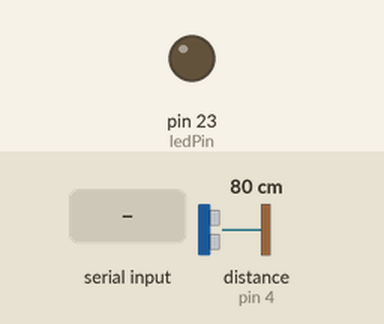
Recording of a sketch running on a simulated Arduino Mega 2560, built with avr-gcc and run on an emulated ATmega2560. On the bench: output pins drawn as LEDs (lit = HIGH). Wiring (inferred from the names in the program): ultrasonic range finder: trigger pin 2; echo pin 4. The inputs (shaded band) are chosen by the test bench; at power-on: distance to the obstacle (sensor on pin 4) 80 cm. The echo pulse lasts 58.3 µs per cm; pins used as bus, display or sensor lines are not drawn; what the sketch prints to the serial monitor is not drawn.

Above: at 1.2 s.
1.3 s: "on\n" received over Serial
At 2.0 s:
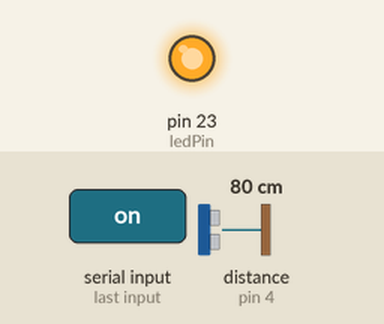
2.8 s: distance to the obstacle (sensor on pin 4) set to 9 cm
4.3 s: distance to the obstacle (sensor on pin 4) set to 6 cm
At 5.1 s:
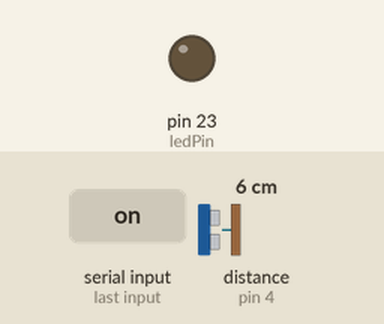
Timing chart, 0 to 7.3 s (numbered marks = the images above; inputs shaded):
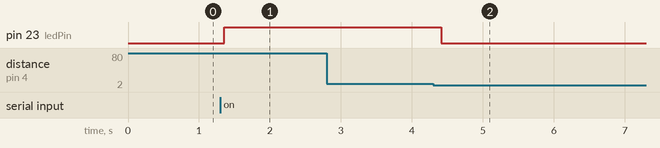

Measured:
- the behaviour switches between 8 and 7 cm on distance to the obstacle (sensor on pin 4) (found by bisection; images 1 and 2)
- after the input at 1.3 s, pin 23 (ledPin): LOW → HIGH after 0.06 s
- after the input at 2.8 s, every drawn part: stays the same
- after the input at 4.3 s, pin 23 (ledPin): HIGH → LOW after 0.11 s

The sketch:

proximity_lamp.ino
```cpp
const int ledPin = 23;
const int trigPin = 2;
const int echoPin = 4;

bool ledState = false;
bool objectCloseLastCheck = false;

unsigned long lastToggleTime = 0;
const unsigned long toggleCooldown = 2000;

float getDistanceInches() {
  float total = 0;
  const int count = 3;

  for (int i = 0; i < count; i++) {
    digitalWrite(trigPin, LOW);
    delayMicroseconds(2);
    digitalWrite(trigPin, HIGH);
    delayMicroseconds(10);
    digitalWrite(trigPin, LOW);

    long duration = pulseIn(echoPin, HIGH, 30000);
    if (duration == 0) {
      return -1;
    }

    float dist = (duration / 2.0) / 74.0;
    total += dist;
    delay(10);
  }

  return total / count;
}

void setup() {
  pinMode(ledPin, OUTPUT);
  pinMode(trigPin, OUTPUT);
  pinMode(echoPin, INPUT);

  Serial.begin(115200);
  Serial.println("Enter 'on' or 'off' to control the LED manually.");
}

void loop() {
  if (Serial.available() > 0) {
    String input = Serial.readStringUntil('\n');
    input.trim();

    if (input.equalsIgnoreCase("on")) {
      ledState = true;
      Serial.println("LED turned ON via serial");
    }
    else if (input.equalsIgnoreCase("off")) {
      ledState = false;
      Serial.println("LED turned OFF via serial");
    }
    else {
      Serial.println("Invalid input. Type 'on' or 'off'.");
    }
  }

  float distanceInches = getDistanceInches();

  bool objectClose = (distanceInches >= 1.0 && distanceInches <= 3.0);

  unsigned long currentMillis = millis();

  if (objectClose && !objectCloseLastCheck) {
    if (currentMillis - lastToggleTime >= toggleCooldown) {
      if (!ledState) {
        ledState = true;
        Serial.print("Object detected at ");
        Serial.print(distanceInches, 2);
        Serial.println(" inches — LED turned ON");
      } else {
        ledState = false;
        Serial.print("Object detected at ");
        Serial.print(distanceInches, 2);
        Serial.println(" inches — LED turned OFF");
      }
      lastToggleTime = currentMillis;
    }
  }

  objectCloseLastCheck = objectClose;

  digitalWrite(ledPin, ledState ? HIGH : LOW);

  delay(100);
}
```
